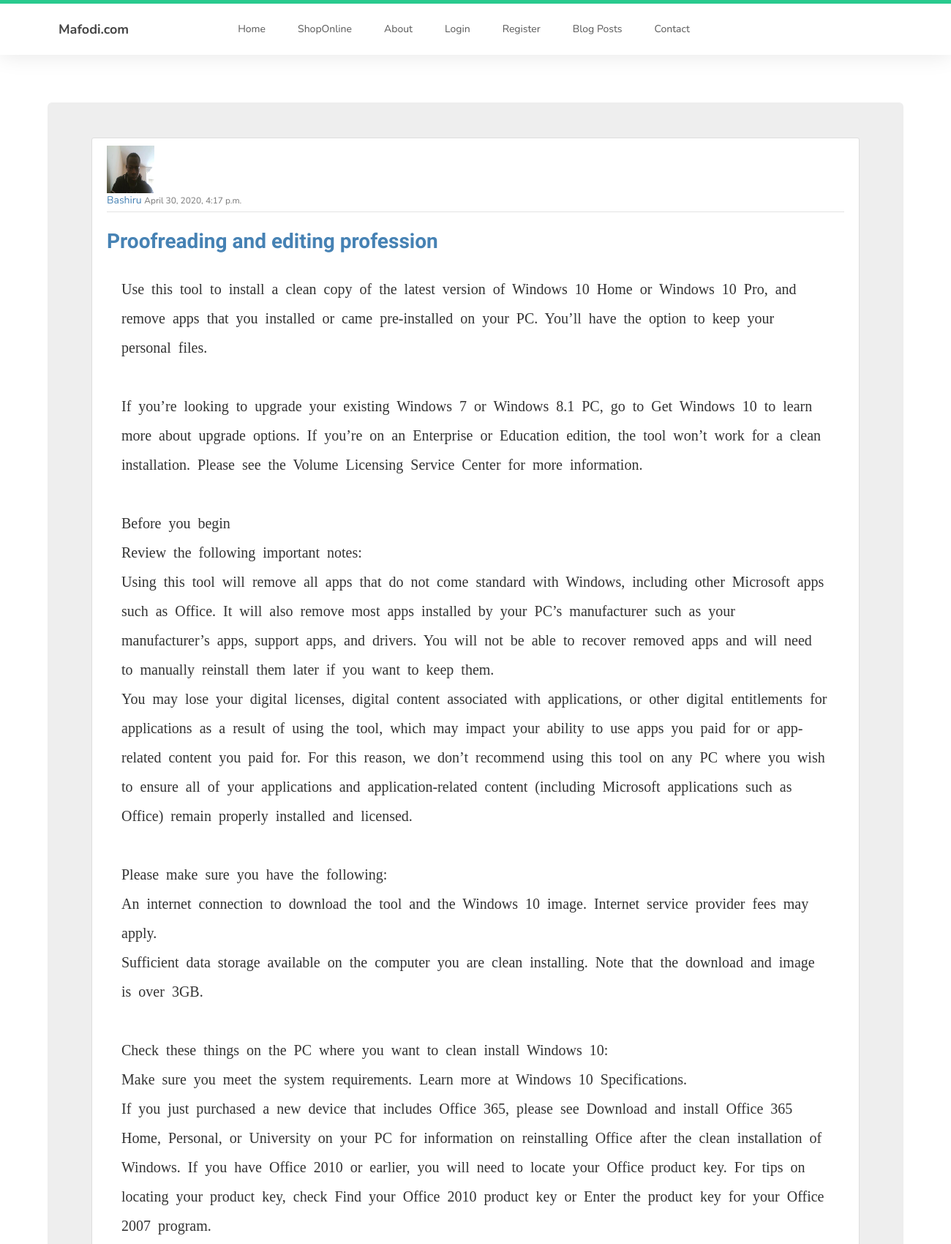
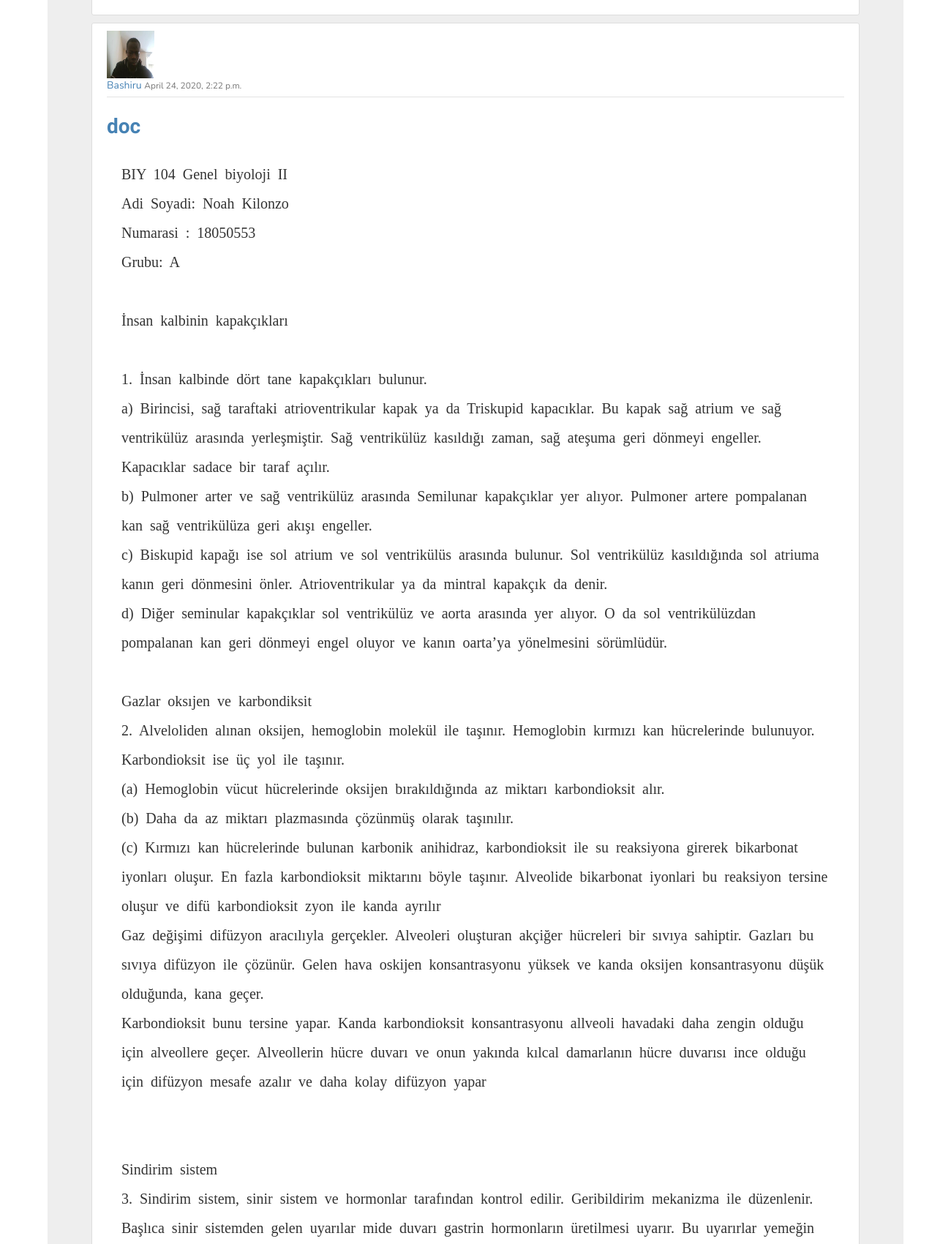
/posts/ (upper part), run on the app's committed database (2 pictures, top to bottom).
### blog/models.py (models this page shows, shortened)
class post(models.Model):
    title = models.CharField(max_length=100)
    content = RichTextField(blank=True, null=True)
    date_posted = models.DateTimeField(default=timezone.now)
    author = models.ForeignKey(User, on_delete=models.CASCADE)

### user/models.py (models this page shows, shortened)
class profile(models.Model):
    user = models.OneToOneField(User, on_delete=models.CASCADE)
    image = models.ImageField(default='default.jpg', upload_to='profile_pics')

### blog/views.py (the view)
# urls.py: path('posts/', PostListView.as_view(), name='blog-posts'),
class PostListView(ListView):
    model = post
    template_name = 'blog/posts.html'
    context_object_name = 'posts'
    ordering = ['-date_posted']
    paginate_by = 6

### blog/templates/blog/posts.html (shortened to what this page needs)
{% extends "blog/base.html" %}
{% load crispy_forms_tags %}
{% load static  %}
    {% block content %}
    <div class="jumbotron" >
                {% for post in posts %}
                 <article class="content-section">
                <img class="rounded-circle  article-img" src="{{ post.author.profile.image.url}}">
          <div class="media-body">
            <div class="article-metadata">
              <a class="mr-2" href="{% url 'user-posts' post.author.username %}">{{ post.author }}</a>
              <small class="text-muted">{{ post.date_posted }}</small>
            </div>
            <h2><a id="article-title" href="{% url 'post-detail' post.id %}">{{ post.title }}</a></h2>
            <p class="article-content" href="{% url 'post-detail' post.id %}">{{ post.content|safe }}</p>
          </div>
        </article>
                {% endfor %}
    </div>
    {% endblock content%}

### blog/templates/blog/base.html (shortened to what this page needs)
<!DOCTYPE html>
{% load static %}
<html lang="en">
<head>
     <link rel="stylesheet" type="text/css" href="{% static 'blog/main.css' %}">
     <link rel="stylesheet" type="text/css" href="{% static 'blog/style.css' %}">
     <link rel="stylesheet" href="{% static '/website/css/font-awesome.min.css' %}">
     <link rel="stylesheet" href="{% static '/website/css/bootstrap.min.css' %}">
     <link rel="stylesheet" href="{% static '/website/css/templatemo-style.css' %}">
</head>
<body id="top" data-spy="scroll" data-target=".navbar-collapse" data-offset="50">
     <nav class="navbar navbar-expand navbar-light fixed-top">
          <section class="navbar custom-navbar navbar-fixed-top" role="navigation">
               <div class="container">
                    <div class="navbar-header">
                         <a href="#" class="navbar-brand">Mafodi.com</a>
                    </div>
                    <div class="collapse navbar-collapse">
                         <ul class="nav navbar-nav navbar-nav-first">
                              {% if user.is_authenticated %}
                              <li><a href="{% url 'blog-home'%}" class="smoothScroll">Home</a></li>
                              <li><a href="{% url 'blog-about'%}" class="smoothScroll">About</a></li>
                              <li><a href="{% url 'blog-videos'%}" class="smoothScroll">videos</a></li>
                              <li><a href="{% url 'blog-shop'%}" class="smoothScroll">ShopOnline</a></li>
                              <li><a href="{% url 'profile'%}" class="smoothScroll">Profile</a></li>
                              <li><a href="{% url 'logout'%}" class="smoothScroll">Logout</a></li>
                              <li><a href="{% url 'contact'%}" class="smoothScroll">Contact</a></li>
                              <li><a href="{% url 'blog-posts'%}" class="smoothScroll">Posts</a></li>
                              <li><a href="{% url 'post-create'%}" class="smoothScroll">Post</a></li>
                              {% else %}
                              <li><a href="{% url 'blog-home'%}" class="smoothScroll">Home</a></li>
                              <li><a href="{% url 'blog-shop'%}" class="smoothScroll">ShopOnline</a></li>
                              <li><a href="#about" class="smoothScroll">About</a></li>
                              <li><a href="{% url 'login'%}" class="smoothScroll">Login</a></li>
                              <li><a href="{% url 'registers'%}" class="smoothScroll">Register</a></li>
                              <li><a href="{% url 'blog-posts'%}" class="smoothScroll">Blog Posts</a></li>
                              <li><a href="{% url 'contact'%}" class="smoothScroll">Contact</a></li>
                         </ul>
                         {% endif %}
                    </div>
               </div>
          </section>
     </nav>
     <main role="main" class="container">
          <div class="row">
               {% block content %}
               {% endblock %}
          </div>
     </main>
</body>
</html>

### blog/static/blog/main.css (style rules this page uses)
html { position: relative; min-height: 100%; }
body { background: #fafafa; color: #333333; margin-top: 4rem; margin-bottom:150px; }
h1, h2, h3, h4, h5, h6 { color: #444444; }
ul { margin: 0; }
.content-section { background: #ffffff; padding: 10px 20px; border: 1px solid #dddddd; border-radius: 3px; margin-bottom: 20px; width:100%; }
#article-title { color: #444444; }
.article-img { height: 65px; width: 65px; margin-right: 16px; }
.article-metadata { padding-bottom: 5px; margin-bottom: 4px; border-bottom: 1px solid #e3e3e3; }

### blog/static/blog/style.css (style rules this page uses)
html { font-size: 62.5%; box-sizing: border-box; }
body { font: 1.6rem Helvetica; height: 100vh; margin: 0; }
a { text-decoration: none; }
#article-title { color: steelblue; }
.mr-2 { color: steelblue; }
.content-section { border-radius: 3px; margin-bottom: 10px; width:100rem; }
.article-content { padding:5px 20px 0; white-space: pre-line; width:80rem; color: #333; font-family:'Glyphicons Halflings'; word-spacing:5px; line-height:40px; font-size:20px !important; display:block; }
@media all and (min-width:500px) { .article-content { width:100%; } }
@media all and (min-width:500px) { .content-section { width:100%; } }

### blog/static/website/css/templatemo-style.css (style rules this page uses)
body { background: #ffffff; font-family: 'Nunito', sans-serif; overflow-x: hidden; padding-top: 70px; }
h1,h2,h3,h4,h5,h6 { font-family: 'Muli', sans-serif; font-weight: bold; line-height: inherit; }
h2 { color: #353535; font-size: 2em; padding-bottom: 10px; }
p { color: #757575; font-size: 14px; font-weight: normal; line-height: 24px; }
html { -webkit-font-smoothing: antialiased; }
a { color: #252525; -webkit-transition: 0.5s; transition: 0.5s; text-decoration: none !important; }
a, input, button, .form-control { -webkit-transition: 0.5s; transition: 0.5s; }
section { position: relative; padding: 100px 0; }
.custom-navbar { background: #ffffff; border-top: 5px solid #29ca8e; border-bottom: 0; -webkit-box-shadow: 0 1px 30px rgba(0, 0, 0, 0.1); -moz-box-shadow: 0 1px 30px rgba(0, 0, 0, 0.1); box-shadow: 0 1px 30px rgba(0, 0, 0, 0.1); padding: 12px 0; margin-bottom: 0; padding: 0; }
.custom-navbar .navbar-brand { color: #454545; font-size: 18px; font-weight: bold; line-height: 40px; }
.custom-navbar .navbar-nav.navbar-nav-first { margin-left: 8em; }
.custom-navbar .nav li a { line-height: 40px; color: #575757; padding-right: 22px; padding-left: 22px; }

### data on the page
post: author.profile.image (picture), author "Bashiru", date_posted "April 30, 2020, 4:17 p.m.", title "Proofreading and editing profession", content "Use this tool to install a clean copy of the latest version of Windows 10 Home or Windows 10 Pro, and remove apps that you installed or came pre-installed on your PC. You’ll have the option to keep your personal files. If you’re looking to upgrade your existing Windows 7 or Windows 8.1 PC, go to Get Windows 10 to learn more about upgrade options. If you’re on an Enterprise or Education edition, the tool won’t work for a clean installation. Please see the Volume Licensing Service Center for more information. Before you begin Review the following important notes: Using this tool will remove all apps that do not come standard with Windows, including other Microsoft apps such as Office. It will…"
post: author.profile.image (picture), author "Bashiru", date_posted "April 24, 2020, 2:22 p.m.", title "doc"
